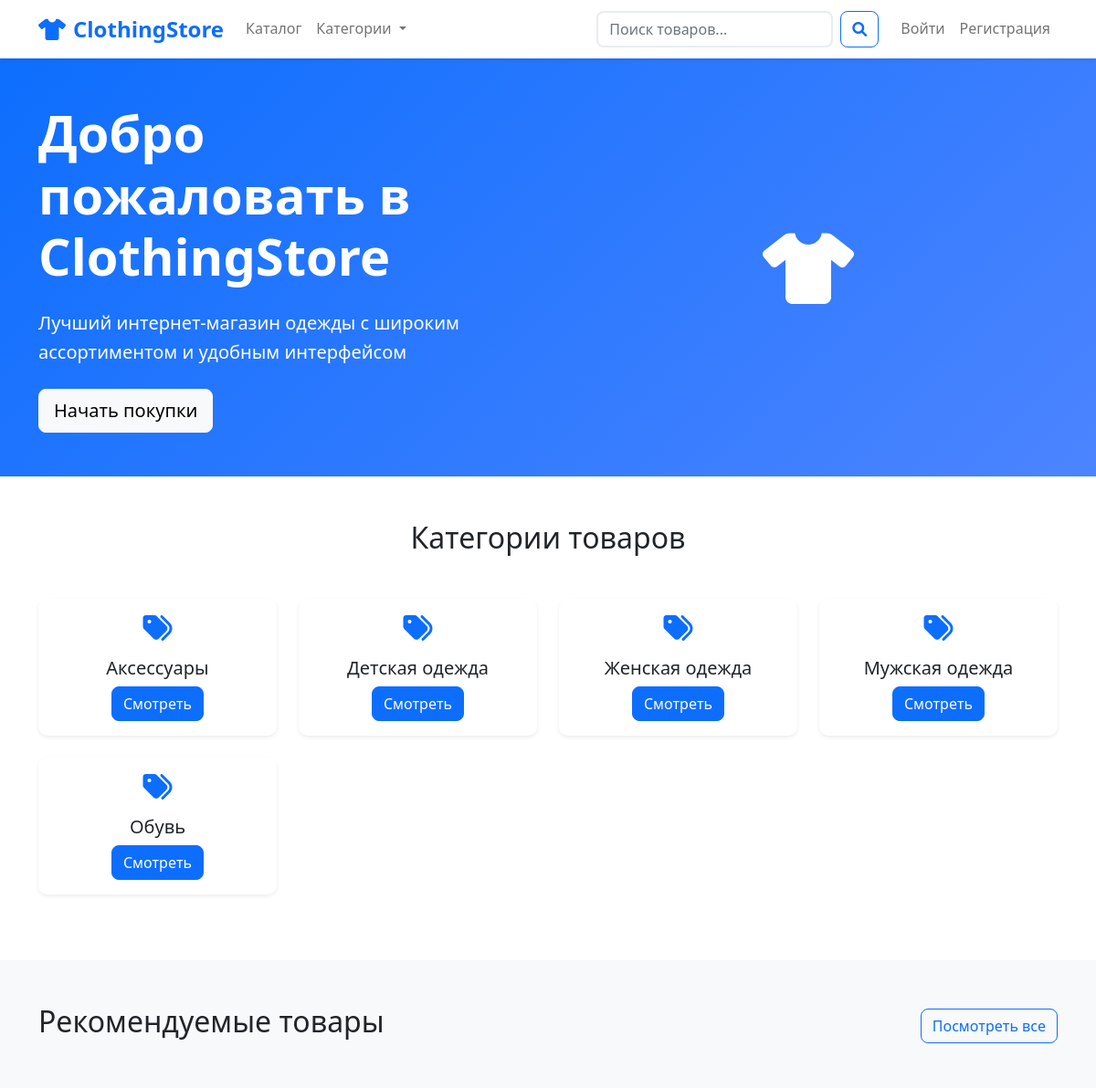
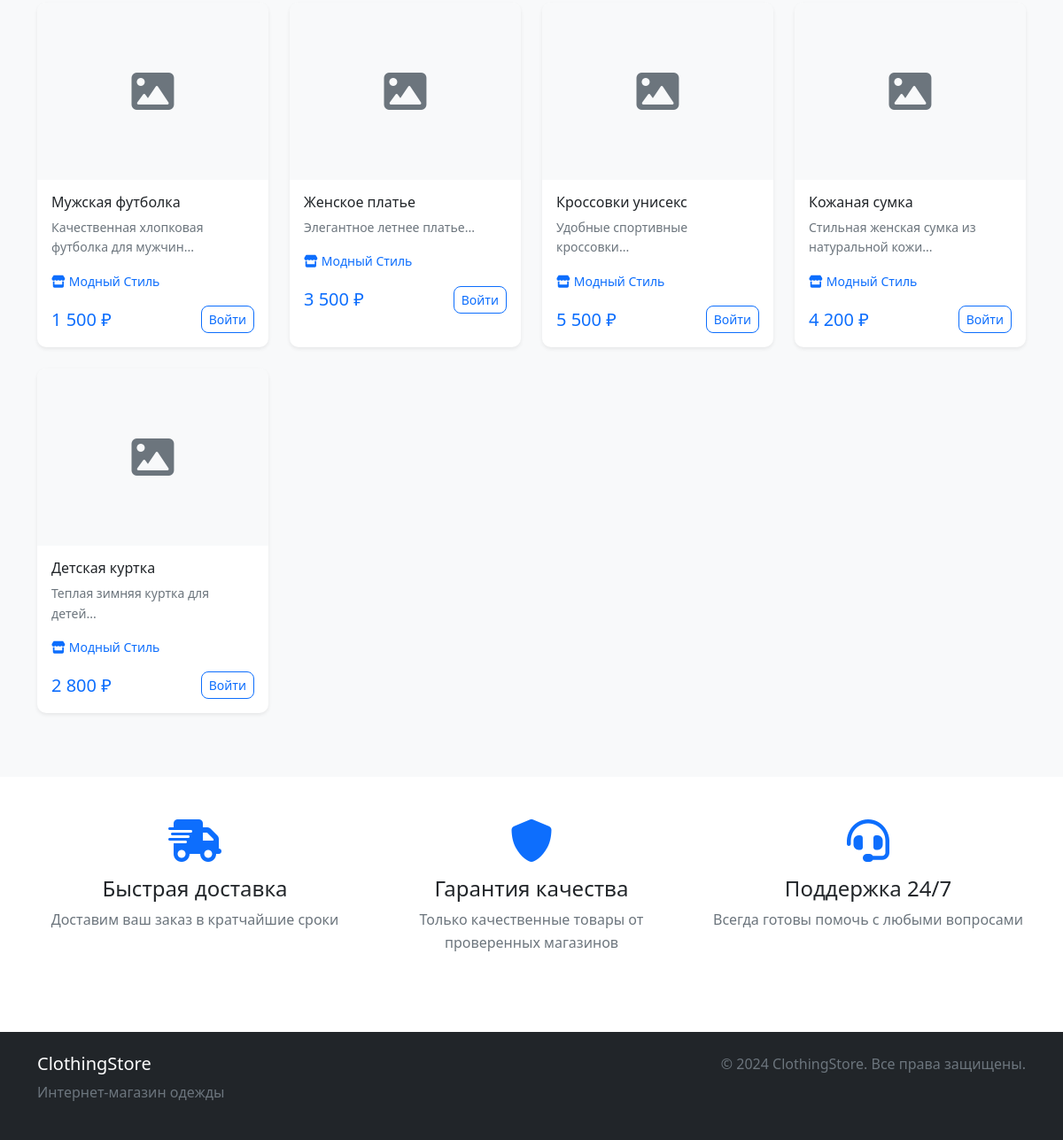
The page / on the database its author committed (2 pictures, top to bottom).
### tables this page shows
CREATE TABLE IF NOT EXISTS categories (
    id INT AUTO_INCREMENT PRIMARY KEY,
    name VARCHAR(255) NOT NULL,
    slug VARCHAR(255) NOT NULL UNIQUE,
    created_at TIMESTAMP DEFAULT CURRENT_TIMESTAMP
);

CREATE TABLE IF NOT EXISTS products (
    id INT AUTO_INCREMENT PRIMARY KEY,
    name VARCHAR(255) NOT NULL,
    description TEXT,
    price DECIMAL(10,2) NOT NULL,
    image_url VARCHAR(500),
    category_id INT,
    store_user_id VARCHAR(255),
    is_active BOOLEAN NOT NULL DEFAULT TRUE,
    created_at TIMESTAMP DEFAULT CURRENT_TIMESTAMP,
    updated_at TIMESTAMP DEFAULT CURRENT_TIMESTAMP ON UPDATE CURRENT_TIMESTAMP,
    FOREIGN KEY (category_id) REFERENCES categories(id) ON DELETE SET NULL,
    FOREIGN KEY (store_user_id) REFERENCES users(id) ON DELETE SET NULL
);

CREATE TABLE IF NOT EXISTS users (
    id VARCHAR(255) PRIMARY KEY,
    email VARCHAR(255) UNIQUE NOT NULL,
    password VARCHAR(255) NOT NULL,
    first_name VARCHAR(255),
    last_name VARCHAR(255),
    phone VARCHAR(255),
    user_type ENUM('customer', 'store', 'admin') NOT NULL DEFAULT 'customer',
    store_name VARCHAR(255),
    is_active BOOLEAN NOT NULL DEFAULT TRUE,
    created_at TIMESTAMP DEFAULT CURRENT_TIMESTAMP,
    updated_at TIMESTAMP DEFAULT CURRENT_TIMESTAMP ON UPDATE CURRENT_TIMESTAMP
);

### config.php (called while the page is built, shortened)
<?php
function isLoggedIn() {
    return isset($_SESSION['user_id']);
}
?>

### index.php (the view, shortened to what this page needs)
<?php
require_once 'config.php';
$stmt = $pdo->query("SELECT * FROM categories ORDER BY name");
$categories = $stmt->fetchAll(PDO::FETCH_ASSOC);
$stmt = $pdo->query("SELECT p.*, c.name as category_name, u.first_name, u.last_name, u.store_name
                     FROM products p
                     LEFT JOIN categories c ON p.category_id = c.id
                     LEFT JOIN users u ON p.store_user_id = u.id
                     WHERE p.is_active = 1
                     ORDER BY p.created_at DESC
                     LIMIT 8");
$featured_products = $stmt->fetchAll(PDO::FETCH_ASSOC);
$cart_count = 0;
?>
<!DOCTYPE html>
<html lang="ru">
<head>
    <link href="https://cdn.jsdelivr.net/npm/bootstrap@5.1.3/dist/css/bootstrap.min.css" rel="stylesheet">
    <link href="https://cdnjs.cloudflare.com/ajax/libs/font-awesome/6.0.0/css/all.min.css" rel="stylesheet">
    <link href="style.css" rel="stylesheet">
</head>
<body>
    <nav class="navbar navbar-expand-lg navbar-light bg-white shadow-sm">
        <div class="container">
            <a class="navbar-brand fw-bold text-primary" href="index.php">
                <i class="fas fa-tshirt me-2"></i>ClothingStore
            </a>
            <div class="collapse navbar-collapse" id="navbarNav">
                <ul class="navbar-nav me-auto">
                    <li class="nav-item">
                        <a class="nav-link" href="catalog.php">Каталог</a>
                    </li>
                    <li class="nav-item dropdown">
                        <a class="nav-link dropdown-toggle" href="#" id="categoriesDropdown" role="button" data-bs-toggle="dropdown">
                            Категории
                        </a>
                    </li>
                </ul>
                <form class="d-flex me-3" action="catalog.php" method="GET">
                    <input class="form-control me-2" type="search" name="search" placeholder="Поиск товаров..." value="<?= htmlspecialchars($_GET['search'] ?? '') ?>">
                    <button class="btn btn-outline-primary" type="submit"><i class="fas fa-search"></i></button>
                </form>
                <ul class="navbar-nav">
                    <?php if (isLoggedIn()): ?>
                        <li class="nav-item">
                            <a class="nav-link position-relative" href="cart.php">
                                <i class="fas fa-shopping-cart"></i>
                                <?php if ($cart_count > 0): ?>
                                    <span class="position-absolute top-0 start-100 translate-middle badge rounded-pill bg-danger">
                                        <?= $cart_count ?>
                                    </span>
                                <?php endif; ?>
                            </a>
                        </li>
                        <li class="nav-item dropdown">
                            <a class="nav-link dropdown-toggle" href="#" id="userDropdown" role="button" data-bs-toggle="dropdown">
                                <i class="fas fa-user"></i>
                                <?= htmlspecialchars($_SESSION['first_name'] ?? 'Пользователь') ?>
                            </a>
                            <ul class="dropdown-menu">
                                <li><a class="dropdown-item" href="profile.php"><i class="fas fa-user me-2"></i>Профиль</a></li>
                                <li><a class="dropdown-item" href="orders.php"><i class="fas fa-box me-2"></i>Заказы</a></li>
                                <?php if (isStore()): ?>
                                    <li><hr class="dropdown-divider"></li>
                                    <li><a class="dropdown-item" href="store.php"><i class="fas fa-store me-2"></i>Мой магазин</a></li>
                                <?php endif; ?>
                                <?php if (isAdmin()): ?>
                                    <li><hr class="dropdown-divider"></li>
                                    <li><a class="dropdown-item" href="admin.php"><i class="fas fa-cog me-2"></i>Админ панель</a></li>
                                <?php endif; ?>
                                <li><hr class="dropdown-divider"></li>
                                <li><a class="dropdown-item" href="logout.php"><i class="fas fa-sign-out-alt me-2"></i>Выйти</a></li>
                            </ul>
                        </li>
                    <?php else: ?>
                        <li class="nav-item">
                            <a class="nav-link" href="login.php">Войти</a>
                        </li>
                        <li class="nav-item">
                            <a class="nav-link" href="register.php">Регистрация</a>
                        </li>
                    <?php endif; ?>
                </ul>
            </div>
        </div>
    </nav>
    <section class="hero bg-primary text-white py-5">
        <div class="container">
            <div class="row align-items-center">
                <div class="col-lg-6">
                    <h1 class="display-4 fw-bold mb-4">Добро пожаловать в ClothingStore</h1>
                    <p class="lead mb-4">Лучший интернет-магазин одежды с широким ассортиментом и удобным интерфейсом</p>
                    <a href="catalog.php" class="btn btn-light btn-lg">Начать покупки</a>
                </div>
                <div class="col-lg-6 text-center">
                    <i class="fas fa-tshirt display-1"></i>
                </div>
            </div>
        </div>
    </section>
    <?php if (!empty($categories)): ?>
    <section class="py-5">
        <div class="container">
            <h2 class="text-center mb-5">Категории товаров</h2>
            <div class="row">
                <?php foreach ($categories as $category): ?>
                    <div class="col-md-6 col-lg-3 mb-4">
                        <div class="card h-100 shadow-sm category-card">
                            <div class="card-body text-center">
                                <i class="fas fa-tags text-primary mb-3" style="font-size: 2rem;"></i>
                                <h5 class="card-title"><?= htmlspecialchars($category['name']) ?></h5>
                                <a href="catalog.php?category=<?= $category['id'] ?>" class="btn btn-primary">Смотреть</a>
                            </div>
                        </div>
                    </div>
                <?php endforeach; ?>
            </div>
        </div>
    </section>
    <?php endif; ?>
    <?php if (!empty($featured_products)): ?>
    <section class="py-5 bg-light">
        <div class="container">
            <div class="d-flex justify-content-between align-items-center mb-5">
                <h2>Рекомендуемые товары</h2>
                <a href="catalog.php" class="btn btn-outline-primary">Посмотреть все</a>
            </div>
            <div class="row">
                <?php foreach ($featured_products as $product): ?>
                    <div class="col-md-6 col-lg-3 mb-4">
                        <div class="card h-100 shadow-sm product-card">
                            <div class="card-img-top bg-light d-flex align-items-center justify-content-center" style="height: 200px;">
                                <?php if ($product['image_url']): ?>
                                    <img src="<?= htmlspecialchars($product['image_url']) ?>" alt="<?= htmlspecialchars($product['name']) ?>" class="img-fluid" style="max-height: 100%; max-width: 100%;">
                                <?php else: ?>
                                    <i class="fas fa-image text-muted" style="font-size: 3rem;"></i>
                                <?php endif; ?>
                            </div>
                            <div class="card-body">
                                <h6 class="card-title"><?= htmlspecialchars($product['name']) ?></h6>
                                <p class="card-text text-muted small"><?= htmlspecialchars(substr($product['description'] ?? '', 0, 100)) ?>...</p>
                                <?php if ($product['store_name']): ?>
                                    <p class="small text-primary"><i class="fas fa-store me-1"></i><?= htmlspecialchars($product['store_name']) ?></p>
                                <?php endif; ?>
                                <div class="d-flex justify-content-between align-items-center">
                                    <h5 class="text-primary mb-0"><?= number_format($product['price'], 0, ',', ' ') ?> ₽</h5>
                                    <?php if (isLoggedIn()): ?>
                                        <button class="btn btn-primary btn-sm add-to-cart" data-product-id="<?= $product['id'] ?>">
                                            <i class="fas fa-cart-plus"></i>
                                        </button>
                                    <?php else: ?>
                                        <a href="login.php" class="btn btn-outline-primary btn-sm">Войти</a>
                                    <?php endif; ?>
                                </div>
                            </div>
                        </div>
                    </div>
                <?php endforeach; ?>
            </div>
        </div>
    </section>
    <?php endif; ?>
    <section class="py-5">
        <div class="container">
            <div class="row">
                <div class="col-md-4 text-center mb-4">
                    <i class="fas fa-shipping-fast text-primary mb-3" style="font-size: 3rem;"></i>
                    <h4>Быстрая доставка</h4>
                    <p class="text-muted">Доставим ваш заказ в кратчайшие сроки</p>
                </div>
                <div class="col-md-4 text-center mb-4">
                    <i class="fas fa-shield-alt text-primary mb-3" style="font-size: 3rem;"></i>
                    <h4>Гарантия качества</h4>
                    <p class="text-muted">Только качественные товары от проверенных магазинов</p>
                </div>
                <div class="col-md-4 text-center mb-4">
                    <i class="fas fa-headset text-primary mb-3" style="font-size: 3rem;"></i>
                    <h4>Поддержка 24/7</h4>
                    <p class="text-muted">Всегда готовы помочь с любыми вопросами</p>
                </div>
            </div>
        </div>
    </section>
    <footer class="bg-dark text-white py-4">
        <div class="container">
            <div class="row">
                <div class="col-md-6">
                    <h5>ClothingStore</h5>
                    <p class="text-muted">Интернет-магазин одежды</p>
                </div>
                <div class="col-md-6 text-md-end">
                    <p class="text-muted">© 2024 ClothingStore. Все права защищены.</p>
                </div>
            </div>
        </div>
    </footer>
</body>
</html>

### style.css (style rules this page uses)
:root { --primary-color: #0d6efd; --secondary-color: #6c757d; --success-color: #198754; --danger-color: #dc3545; --warning-color: #ffc107; --info-color: #0dcaf0; --light-color: #f8f9fa; --dark-color: #212529; }
body { font-family: 'Segoe UI', Tahoma, Geneva, Verdana, sans-serif; line-height: 1.6; }
.navbar-brand { font-weight: 700; font-size: 1.5rem; }
.navbar-nav .nav-link { font-weight: 500; transition: color 0.3s ease; }
.hero { background: linear-gradient(135deg, var(--primary-color) 0%, #4c84ff 100%); }
.product-card { transition: transform 0.3s ease, box-shadow 0.3s ease; border: none; border-radius: 10px; overflow: hidden; }
.category-card { transition: transform 0.3s ease, box-shadow 0.3s ease; border: none; border-radius: 10px; cursor: pointer; }
.btn { border-radius: 8px; font-weight: 500; transition: all 0.3s ease; }
.btn-primary { background: var(--primary-color); border-color: var(--primary-color); }
.form-control { border-radius: 8px; border: 2px solid #e9ecef; transition: border-color 0.3s ease, box-shadow 0.3s ease; }

### rows shown on the page
categories: name "Аксессуары"
categories: name "Детская одежда"
categories: name "Женская одежда"
categories: name "Мужская одежда"
categories: name "Обувь"
products: name "Мужская футболка", description "Качественная хлопковая футболка для мужчин", store_user.store_name "Модный Стиль", price "1 500"
products: name "Женское платье", description "Элегантное летнее платье", store_user.store_name "Модный Стиль", price "3 500"
products: name "Кроссовки унисекс", description "Удобные спортивные кроссовки", store_user.store_name "Модный Стиль", price "5 500"
products: name "Кожаная сумка", description "Стильная женская сумка из натуральной кожи", store_user.store_name "Модный Стиль", price "4 200"
products: name "Детская куртка", description "Теплая зимняя куртка для детей", store_user.store_name "Модный Стиль", price "2 800"
